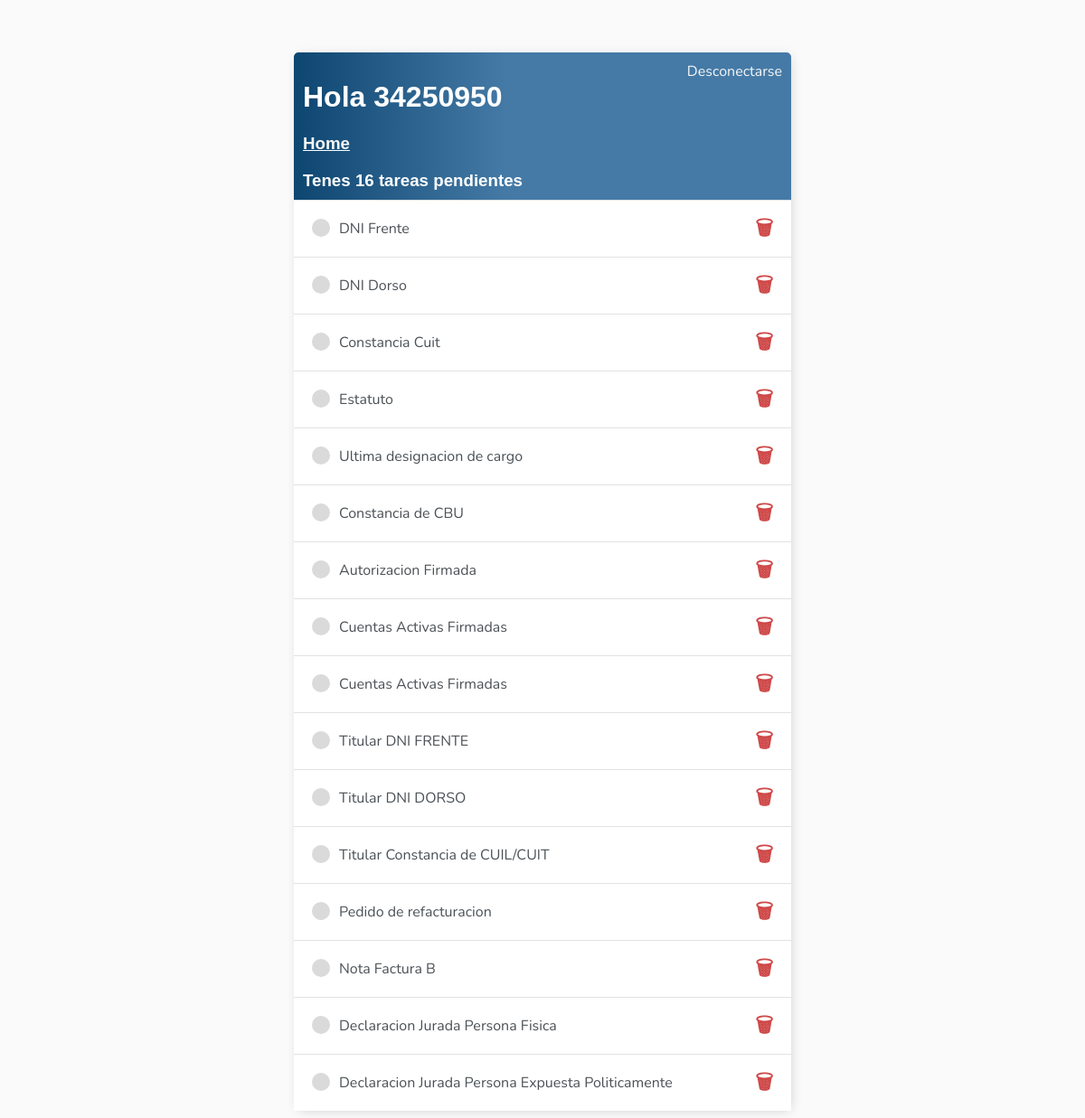
Screenshot of / (signed in) with the database file from the repository.
### tareas/models.py (models this page shows, shortened)
class Tareas(models.Model):
    user = models.ForeignKey(User, on_delete=models.CASCADE,null=True,blank=True)
    titulo = models.CharField(max_length=200)
    descripcion = models.TextField(null=True,blank=True)
    descarga = models.CharField(max_length=30,null=True,blank=True)
    adjunto = models.FileField(blank=True,null=True,upload_to=save_path)
    completo = models.BooleanField(default=False)
    actualizado = models.DateField(auto_now=True) # fecha de actualizacion para
    creado = models.DateField(auto_now_add=True)
    pv = models.ForeignKey(Preventa, on_delete=models.CASCADE, null=True,blank=True)
    def __str__(self) -> str:
        return self.titulo
    class Meta:
        ordering = ['completo']
        verbose_name = 'tarea'
        verbose_name_plural = 'tareas'

### tareas/views.py (the view)
# urls.py: path('',ListaTareas.as_view(),name='tareas'),
class ListaTareas(LoginRequiredMixin, ListView):
    model = Tareas
    context_object_name = 'tareas'
    def get_context_data(self, **kwargs: Any) -> Dict[str, Any]:
        context = super().get_context_data(**kwargs)
        context['tareas'] = context['tareas'].filter(user=self.request.user)
        context['cantidad'] = context['tareas'].filter(completo=False).count()
        return context

### tareas/templates/tareas/tareas_list.html
{% extends 'tareas/base.html' %}
{% block content %}
<div class="header-bar">
    <div>
        <div >
            <h1>Hola {{request.user|title}}</h1>
            <u><a href="{% url 'home' %}"><h3 style="margin-right: 20px; display: flex;">Home</h3></a></u>
            <h3 style="margin:0"> Tenes {{cantidad}} tarea{{cantidad|pluralize:"s" }} pendientes</h3>
        </div>
    </div>
    {% if request.user.is_authenticated %}
    <a href="{% url 'logout' %}">Desconectarse</a>
    {% else %}
    <a href="{% url 'login' %}">Conectarse</a>
    {% endif %}
</div>
<div class="task-items-wraper">
    {% for tarea in tareas %}
        <div class="task-wraper">
            {% if tarea.completo %}
                <div class="task-title" >
                    <div class="task-complete-icon"></div>
                    <i><s><a href="{% url 'actualizar-tarea' tarea.id %}">{{tarea}}</a></s></i>
                </div>
                <a class="delete-link" href="{% url 'eliminar-tarea' tarea.id %}">&#215;</a>
            {% else %}
                <div class="task-title">
                    <div class="task-incomplete-icon"></div>
                    <a href="{% url 'actualizar-tarea' tarea.id %}">{{tarea}}</a>
                </div>
                <a class="delete-link" href="{% url 'eliminar-tarea' tarea.id %}">&#128465;</a>
                {% endif %}
        </div>
        {% empty %}
        <h3>Sin tareas pendientes</h3>
        {% endfor %}
</div>
{% endblock content%}

### tareas/templates/tareas/base.html (style rules this page uses)
body { background-color: #FAFAFA; font-family: 'Nunito', sans-serif; padding-top: 50px; }
h1, h2, h3, h4, h5, h6 { font-family: 'Raleway', sans-serif; }
a, p { color: #4b5156; }
.header-bar { display: flex; justify-content: space-between; color: #fff; padding: 10px; border-radius: 5px 5px 0 0; background: linear-gradient(90deg, #0d4671 0%, #457aa6 43%, #457aa6 100%); }
.header-bar a { color: #f7f7f7; text-decoration: none; }
.task-wraper { display: flex; align-items: center; justify-content: space-between; padding: 20px; background-color: #fff; border-top: 1px solid #e2e2e2; }
.task-title { display: flex; }
.task-title a { text-decoration: none; color: #4b5156; margin-left: 10px; }
.task-incomplete-icon { height: 20px; width: 20px; background-color: #dadada; border-radius: 50%; }
.delete-link { text-decoration: none; font-weight: 900; color: #cf4949; font-size: 22px; line-height: 0; }

### rows the page displays
Tareas: titulo "DNI Frente"
Tareas: titulo "DNI Dorso"
Tareas: titulo "Constancia Cuit"
Tareas: titulo "Estatuto"
Tareas: titulo "Ultima designacion de cargo"
Tareas: titulo "Constancia de CBU"
Tareas: titulo "Autorizacion Firmada"
Tareas: titulo "Cuentas Activas Firmadas"
Tareas: titulo "Cuentas Activas Firmadas"
Tareas: titulo "Titular DNI FRENTE"
Tareas: titulo "Titular DNI DORSO"
Tareas: titulo "Titular Constancia de CUIL/CUIT"
Tareas: titulo "Pedido de refacturacion"
Tareas: titulo "Nota Factura B"
Tareas: titulo "Declaracion Jurada Persona Fisica"
Tareas: titulo "Declaracion Jurada Persona Expuesta Politicamente"

### other values shown
{{ request.user|title }} "34250950"
{{ cantidad }} "16"
